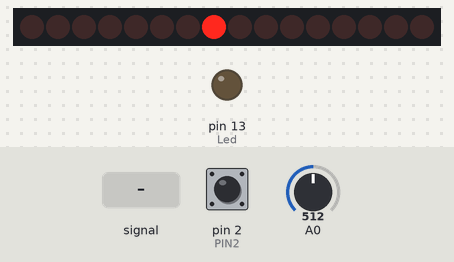
Bench run of a sketch on a simulated Arduino Uno, built with avr-gcc and run on an emulated ATmega328P. Shown: 16 shift-register outputs drawn as a row of LEDs (first output left, lit = HIGH), output pins drawn as LEDs (lit = HIGH). Wiring (inferred from the names in the program): 2 × shift register (74HC595): data pin 10; shift clock pin 8; latch pin 9. Wiring (inferred from the signals the program sends): row of LEDs: on Q0, Q1, Q2, Q3, Q4, Q5, Q6, Q7, Q8, Q9, Q10, Q11, Q12, Q13, Q14, Q15. Dashed ring = blinking. The test bench sets the inputs (shaded band); at power-on: A0 = 512, pin 2 (PIN2) HIGH. Pins used as bus, display or sensor lines are not drawn; what the sketch prints to the serial monitor is not drawn.

Above: at 0.01 s.
At 0.41 s:
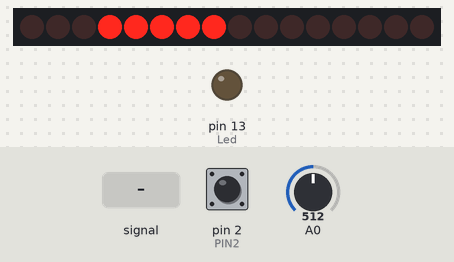
At 2.02 s:
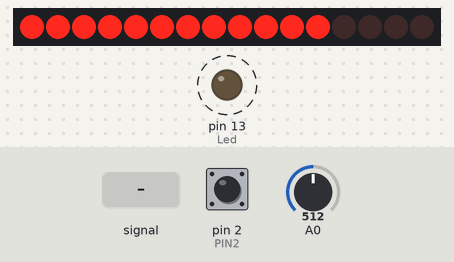
2.7 s: A0 fed a 200 Hz sine of ±81 counts around its level
4.5 s: A0 set to 716
6.0 s: pin 2 (PIN2) pulled LOW for 0.15 s
6.7 s: A0 fed a 1000 Hz sine of ±255 counts around its level
8.5 s: pin 2 (PIN2) pulled LOW for 1 s
10.1 s: A0 fed a 2 Hz sine of ±306 counts around its level
Timing chart, 0 to 13.1 s (numbered marks = the images above; inputs shaded):
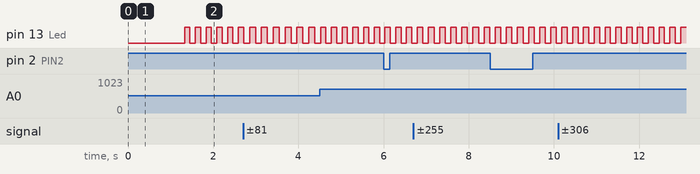

The sketch:

Midi-Arduino-potentiometers-buttons-VU-meters.ino
```cpp
/*

  Author : fredOnGithub
  see https://github.com/

*/

#include "constantes.h"

#define SERIE
#define NB595 2
#define NB595_TOT_BYTE NB595 * 8
#define sp (Serial.print)
#define spl (Serial.println)
const byte Led = 13; // Pour utiliser la LED du module
#define LedToggle digitalWrite (Led, !digitalRead(Led))
#define CA 30
#define CB 254 // !! < 255 car test byte > CB et 256 n'existe pas

#ifdef SERIE
#define BAUD 115200
#else
#define BAUD 31250 // for MOCO lufa (for example)
#endif

enum BUTTON_TYPE_WITH_ARDUINO {
  PULL_DOWN = 66 , PULL_UP , PULL_UP_ARDUINO
};

enum MIDI_MESSAGE_TYPE {
  CC = 0xB0 , NOTE_ON = 0x90 , PITCH_BEND = 0xE0
};

struct BUTTON {
  const byte pin;
  const BUTTON_TYPE_WITH_ARDUINO butt_type;
  const MIDI_MESSAGE_TYPE mess_type;
  const byte midi_channel;
  const byte midi_note;
  byte button_state;
  byte last_button_state;
  unsigned long last_debounce_time;
};

struct POTENTIOMETER {
  const byte pin;
  const MIDI_MESSAGE_TYPE mess_type;
  const byte midi_channel;
  const byte midi_note;
  int old_value;//1023 max > 255
  int value;//1023 max > 255
};


struct VUMETER {
  const byte pin_start_vu_meter;
  const byte nb_pins;
  const byte midi_channel;
  const MIDI_MESSAGE_TYPE mess_type;
  const byte midi_note;
};

struct _74HC595 {
  const byte serial_data;// 14
  const byte latch_clock;// 12
  const byte shift_clock;// 11
  byte t[NB595_TOT_BYTE];
};

struct USE_PART_OF_74HC595 {
  const byte midi_channel;
  const MIDI_MESSAGE_TYPE mess_type;
  const byte midi_note;
  byte** p;//array of (byte*)
  byte p_length;
  unsigned long millis_;
};


//EXAMPLES
BUTTON BUTTON1 = {PIN2, PULL_UP_ARDUINO, NOTE_ON, CHAN1, CONTROL11};
BUTTON* BUTTON_ARRAY[] = {&BUTTON1};

POTENTIOMETER POT1 = {A0, CC, CHAN5, CONTROL5};
POTENTIOMETER* POTENTIOMETER_ARRAY[] = {&POT1};

VUMETER VU1 = {PIN4, 4, CHAN2, CC, CONTROL0};
VUMETER* VUMETER_ARRAY[] = {};

_74HC595 _74HC595_ = { PIN10, PIN9, PIN8 };

byte* p1 [] = {
  &_74HC595_.t[8], &_74HC595_.t[9], &_74HC595_.t[10], &_74HC595_.t[11],
  &_74HC595_.t[12], &_74HC595_.t[13], &_74HC595_.t[14], &_74HC595_.t[15],
};
USE_PART_OF_74HC595 UPO_74HC595_1 = {CHAN1, CC, CONTROL0, p1, sizeof(p1) / sizeof(byte*), 0} ;

byte* p2 [] = {
  &_74HC595_.t[7], &_74HC595_.t[6], &_74HC595_.t[5], &_74HC595_.t[4],
};
USE_PART_OF_74HC595 UPO_74HC595_2 = {CHAN2, CC, CONTROL0, p2, sizeof(p2) / sizeof(byte*), 0} ;

USE_PART_OF_74HC595* UPO_74HC595_ARRAY [] = { &UPO_74HC595_1, &UPO_74HC595_2 };

const byte NB_B = sizeof(BUTTON_ARRAY) / sizeof(BUTTON *);
const byte NB_P = sizeof(POTENTIOMETER_ARRAY) / sizeof(POTENTIOMETER *);
const byte NB_V = sizeof(VUMETER_ARRAY) / sizeof(VUMETER *);
const byte NB_UPO_74HC595 = sizeof(UPO_74HC595_ARRAY) / sizeof(USE_PART_OF_74HC595 *);

unsigned long debounce_delay = 10; // the debounce time; increase if the output flickers
byte varCompteur = 0; // La variable compteur

void setup() {

  Serial.begin(BAUD);
  pinMode(Led, OUTPUT);
  init_buttons();
  init_vumeters();
  init_74HC595();

  pinMode (Led, OUTPUT);

  //  blink_init();
  //  test_direction_lights_STRUCT_74HC595();
  test_direction_lights_USE_PART_OF_74HC595();

  bitClear (TCCR2A, WGM20); // WGM20 = 0
  bitClear (TCCR2A, WGM21); // WGM21 = 0
  TCCR2B = 0b00000110;      // Clock / 256 soit 16 micro-s et WGM22 = 0
  TIFR2 = 0b00000001;       // TOV2
  TCNT2 = 256 - CA;        // Chargement du timer à 6
}
void loop() {
  manage_buttons();
  manage_potentiometers();
  if (bitRead (TIFR2, 0) == 1) {       // Flag TOV2 mis à 1 ?
    TCNT2 = 256 - CA;         // Rechargement du timer à 6
    bitSet (TIFR2, TOV2);      // Remise à zéro du flag TOV2 (voir texte)
    if (varCompteur++ > CB) { // Incrémentation et a atteint CB ?
      varCompteur = 0;         // On recommence un nouveau cycle
      LedToggle;             // Inversion de la LED
      check_MIDI_VUMETER();
      check_millis();
      visual_state_leds_74HC595();
    }
  }
}

void check_MIDI_VUMETER() {
  //<BF> <00> <11>  =>  <CC Channel 16>  <controller n°1>  <velocity>
  //<9F> <00> <70>  =>  <NOTE_ON Channel 16>  <controller n°1>  <velocity>
  byte n = Serial.available();
  USE_PART_OF_74HC595 *x;
  if ( !(n % 3)) {
    while (n) {
      const byte commandByte = Serial.read();//read first byte
      const byte noteByte = Serial.read();//read next byte
      const byte velocityByte = Serial.read();//read final byte
      n -= 3;
      for (byte i = 0; i < NB_UPO_74HC595; i++) {
        x = UPO_74HC595_ARRAY[i];
        if ((x->mess_type + x->midi_channel) == commandByte) {
          if (x->midi_note == noteByte) {
            set_register(x, velocityByte);
            x->millis_ = millis();
            break;
          }
        }
      }
    }
  }
}
```

74HC595.ino
```cpp
void all_leds_off_STRUCT_74HC595() {
  for (int i = 0 ; i < NB595_TOT_BYTE; i++) {
    _74HC595_.t[i] = LOW;
  }
}
void all_leds_on_STRUCT_74HC595() {
  for (int i = 0 ; i < NB595_TOT_BYTE; i++) {
    _74HC595_.t[i] = HIGH;
  }
}
void test_direction_lights_STRUCT_74HC595() {
  for (int i = 0 ; i < NB595_TOT_BYTE; i++) {
    _74HC595_.t[i] = 1;
    visual_state_leds_74HC595();
    delay(300);
  }
}
void blink_init() {
  for (byte k = 0 ; k < 3; k++) {
    all_leds_on_STRUCT_74HC595();
    visual_state_leds_74HC595();
    delay(300);
    all_leds_off_STRUCT_74HC595();
    visual_state_leds_74HC595();
    delay(300);
  }
}
void init_74HC595()
{
  if (NB595) {
    _74HC595 x = _74HC595_;
    pinMode(x.latch_clock, OUTPUT);
    pinMode(x.serial_data, OUTPUT);
    pinMode(x.shift_clock, OUTPUT);
  }
}

void visual_state_leds_74HC595() {
  if (NB595_TOT_BYTE) {
    digitalWrite(_74HC595_.latch_clock, LOW);
    for (byte i = 0; i < NB595_TOT_BYTE; i++) {
      digitalWrite(_74HC595_.shift_clock, LOW);
      const byte val = _74HC595_.t[i];
      digitalWrite(_74HC595_.serial_data, val);
      digitalWrite(_74HC595_.shift_clock, HIGH);
    }
    digitalWrite(_74HC595_.latch_clock, HIGH);
  }
}


void all_leds_off(USE_PART_OF_74HC595 * p) {
  for (int i = 0 ; i < p->p_length; i++) {
    *(p->p[i]) = LOW;
  }
}
void all_leds_on(USE_PART_OF_74HC595 * p) {
  for (int i = 0 ; i < p->p_length; i++) {
    *(p->p[i]) = HIGH;
  }
}
void set_register(USE_PART_OF_74HC595 * p, const byte velocity_byte) {
  if (NB595_TOT_BYTE && p->p_length) {

    const byte limite = map(velocity_byte, 0, 127, 0, p->p_length);
    //  spl(limite);
    byte i = 0;
    for ( ; i < limite ; i++) {
      *(p->p[i]) = HIGH;
    }
    for ( ; i < p->p_length ; i++) {
      *(p->p[i]) = LOW;
    }
  }
}


void test_direction_lights_USE_PART_OF_74HC595() {
  for (byte k = 0 ; k < NB_UPO_74HC595; k++) {
    USE_PART_OF_74HC595 * x = UPO_74HC595_ARRAY[k];
    for (byte i = 0 ; i < x->p_length; i++) {
      *(x->p[i]) = 1;
      visual_state_leds_74HC595();
      delay(100);
    }
  }
}
void check_millis() {
  for (byte i = 0; i < NB_UPO_74HC595; i++) {
    if ((millis() - UPO_74HC595_ARRAY[i]->millis_) > 2000) {
      all_leds_off(UPO_74HC595_ARRAY[i]);
      UPO_74HC595_ARRAY[i]->millis_ = millis();
    }
  }
}
```

button.ino
```cpp
/*

  Author : fredOnGithub
  see https://github.com/

*/

void init_buttons()
{
  for (int i = 0; i < NB_B; i++) {

    BUTTON *x = BUTTON_ARRAY[i];

    x->last_debounce_time = 0;

    if  (x->butt_type == PULL_DOWN) {
      x->button_state = x->last_button_state = 0;
      pinMode(x->pin, INPUT);
    } else if  (x->butt_type == PULL_UP) {
      x->button_state = x->last_button_state = 1;
      pinMode(x->pin, INPUT);
    } else if  (x->butt_type == PULL_UP_ARDUINO) {
      x->button_state = x->last_button_state = 1;
      pinMode(x->pin, INPUT_PULLUP);
    }
  }
}

void manage_buttons()//modify
{
  for (int i = 0; i < NB_B; i++) {

    BUTTON *x = BUTTON_ARRAY[i];
    int reading = digitalRead(x->pin);
    if (reading != x->last_button_state) {
      x->last_debounce_time = millis();
    }
    if ((millis() - x->last_debounce_time) > debounce_delay) {
      if (reading != x->button_state) {
        x->button_state = reading;
        if (
          (x->butt_type == PULL_DOWN && x->button_state == HIGH)
          || (x->butt_type == PULL_UP && x->button_state == LOW)
          || (x->butt_type == PULL_UP_ARDUINO && x->button_state == LOW)
        ) {
          Serial.write(x->mess_type + x->midi_channel);
          Serial.write(x->midi_note);//key note
          Serial.write(0x40); //a velocity
        }
      }
    }
    x->last_button_state = reading;
  }
}
```

constantes.h
```cpp
#define CHAN1 0
#define CHAN2 1
#define CHAN3 2
#define CHAN4 3
#define CHAN5 4
#define CHAN6 5
#define CHAN7 6
#define CHAN8 7
#define CHAN9 8
#define CHAN10 9
#define CHAN11 10
#define CHAN12 11
#define CHAN13 12
#define CHAN14 13
#define CHAN15 14
#define CHAN16 15


#define PIN2 2
#define PIN3 3
#define PIN4 4
#define PIN5 5
#define PIN6 6
#define PIN7 7
#define PIN8 8
#define PIN9 9
#define PIN10 10
#define PIN11 11
#define PIN12 12
#define PIN13 13


#define CONTROL0 0
#define CONTROL1 1
#define CONTROL2 2
#define CONTROL3 3
#define CONTROL4 4
#define CONTROL5 5
#define CONTROL6 6
#define CONTROL7 7
#define CONTROL8 8
#define CONTROL9 9
#define CONTROL10 10
#define CONTROL11 11
#define CONTROL12 12
#define CONTROL13 13
#define CONTROL14 14
#define CONTROL15 15
#define CONTROL16 16
#define CONTROL17 17
#define CONTROL18 18
#define CONTROL19 19
#define CONTROL20 20
#define CONTROL21 21
#define CONTROL22 22
#define CONTROL23 23
#define CONTROL24 24
#define CONTROL25 25
#define CONTROL26 26
#define CONTROL27 27
#define CONTROL28 28
#define CONTROL29 29
#define CONTROL30 30
#define CONTROL31 31
#define CONTROL32 32
#define CONTROL33 33
#define CONTROL34 34
#define CONTROL35 35
#define CONTROL36 36
#define CONTROL37 37
#define CONTROL38 38
#define CONTROL39 39
#define CONTROL40 40
#define CONTROL41 41
#define CONTROL42 42
#define CONTROL43 43
#define CONTROL44 44
#define CONTROL45 45
#define CONTROL46 46
#define CONTROL47 47
#define CONTROL48 48
#define CONTROL49 49
#define CONTROL50 50
#define CONTROL51 51
#define CONTROL52 52
#define CONTROL53 53
#define CONTROL54 54
#define CONTROL55 55
#define CONTROL56 56
#define CONTROL57 57
#define CONTROL58 58
#define CONTROL59 59
#define CONTROL60 60
#define CONTROL61 61
#define CONTROL62 62
#define CONTROL63 63
#define CONTROL64 64
#define CONTROL65 65
#define CONTROL66 66
#define CONTROL67 67
#define CONTROL68 68
#define CONTROL69 69
#define CONTROL70 70
#define CONTROL71 71
#define CONTROL72 72
#define CONTROL73 73
#define CONTROL74 74
#define CONTROL75 75
#define CONTROL76 76
#define CONTROL77 77
#define CONTROL78 78
#define CONTROL79 79
#define CONTROL80 80
#define CONTROL81 81
#define CONTROL82 82
#define CONTROL83 83
#define CONTROL84 84
#define CONTROL85 85
#define CONTROL86 86
#define CONTROL87 87
#define CONTROL88 88
#define CONTROL89 89
#define CONTROL90 90
#define CONTROL91 91
#define CONTROL92 92
#define CONTROL93 93
#define CONTROL94 94
#define CONTROL95 95
#define CONTROL96 96
#define CONTROL97 97
#define CONTROL98 98
#define CONTROL99 99
#define CONTROL100 100
#define CONTROL101 101
#define CONTROL102 102
#define CONTROL103 103
#define CONTROL104 104
#define CONTROL105 105
#define CONTROL106 106
#define CONTROL107 107
#define CONTROL108 108
#define CONTROL109 109
#define CONTROL110 110
#define CONTROL111 111
#define CONTROL112 112
#define CONTROL113 113
#define CONTROL114 114
#define CONTROL115 115
#define CONTROL116 116
#define CONTROL117 117
#define CONTROL118 118
#define CONTROL119 119
#define CONTROL120 120
#define CONTROL121 121
#define CONTROL122 122
#define CONTROL123 123
#define CONTROL124 124
#define CONTROL125 125
#define CONTROL126 126
#define CONTROL127 127
```

potentiometer.ino
```cpp
/*

  Author : fredOnGithub
  see https://github.com/

*/
#define MAXOU 8
void manage_potentiometers()
{
  for (int i = 0; i < NB_P; i++) {

    POTENTIOMETER *x = POTENTIOMETER_ARRAY[i];

    x->value = analogRead(x->pin);
    int tmp = (x->old_value - x->value);
    if (tmp >= MAXOU || tmp <= -MAXOU) {
      x->old_value = x->value;
      int velocity = (x->value / 8) ;
      //      because 10 bit of analog potentiometres from Arduino Uno
      //      => 0 / 8 = 0
      //      ... until
      //      => 1023 / 8 = 127
      //      127 is the max midi value it can be read

      Serial.write(x->mess_type + x->midi_channel);
      Serial.write(x->midi_note);//key note
      Serial.write(velocity); //a velocity
    }
  }
}
```

vumeter.ino
```cpp
/*

  Author : fredOnGithub
  see https://github.com/

*/

void init_vumeters()
{
  for (byte i = 0; i < NB_V; i++) {
    VUMETER *x = VUMETER_ARRAY[i];
    for (byte k = 0; k < x->nb_pins ; k++) {
      const byte pin = x->pin_start_vu_meter + k;
      pinMode(pin, OUTPUT);
      digitalWrite(pin, LOW);
    }
  }
}

void manage(const VUMETER *p, const byte b)
{
  const byte psv = p->pin_start_vu_meter;
  const byte nbp = p->nb_pins;
  const byte limite = map(b, 0, 127, 0, nbp);
  //  spl(limite);

  byte i = 0;
  for ( ; i < limite ; i++) {
    digitalWrite(psv + i , HIGH);
  }
  for ( ; i < nbp ; i++) {
    digitalWrite(psv + i, LOW);
  }
}
```

Measured:
- by itself, pin 13 (Led): alternates HIGH for 0.13 s and LOW for 0.13 s
